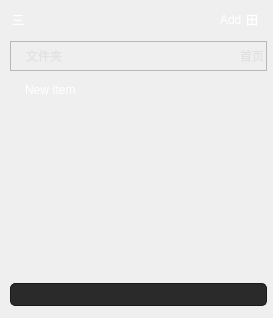
  <widget class="QDockWidget" name="dockWidget">
   <property name="enabled">
    <bool>true</bool>
   </property>
   <property name="sizePolicy">
    <sizepolicy hsizetype="MinimumExpanding" vsizetype="MinimumExpanding">
     <horstretch>0</horstretch>
     <verstretch>0</verstretch>
    </sizepolicy>
   </property>
   <property name="floating">
    <bool>false</bool>
   </property>
   <property name="features">
    <set>QDockWidget::AllDockWidgetFeatures</set>
   </property>
   <property name="allowedAreas">
    <set>Qt::NoDockWidgetArea</set>
   </property>
   <property name="windowTitle">
    <string/>
   </property>
   <attribute name="dockWidgetArea">
    <number>1</number>
   </attribute>
   <widget class="QWidget" name="dockWidgetContents">
    <property name="sizePolicy">
     <sizepolicy hsizetype="Expanding" vsizetype="Expanding">
      <horstretch>0</horstretch>
      <verstretch>0</verstretch>
     </sizepolicy>
    </property>
    <layout class="QVBoxLayout" name="verticalLayout_5">
     <property name="spacing">
      <number>0</number>
     </property>
     <property name="leftMargin">
      <number>0</number>
     </property>
     <property name="topMargin">
      <number>0</number>
     </property>
     <property name="rightMargin">
      <number>0</number>
     </property>
     <property name="bottomMargin">
      <number>0</number>
     </property>
     <item>
      <widget class="QFrame" name="frame">
       <property name="sizePolicy">
        <sizepolicy hsizetype="Expanding" vsizetype="Expanding">
         <horstretch>0</horstretch>
         <verstretch>0</verstretch>
        </sizepolicy>
       </property>
       <layout class="QVBoxLayout" name="verticalLayout" stretch="0,0,1,0,0">
        <property name="spacing">
         <number>10</number>
        </property>
        <property name="leftMargin">
         <number>10</number>
        </property>
        <property name="topMargin">
         <number>8</number>
        </property>
        <property name="rightMargin">
         <number>6</number>
        </property>
        <property name="bottomMargin">
         <number>8</number>
        </property>
        <item>
         <layout class="QHBoxLayout" name="horizontalLayout_10">
          <property name="spacing">
           <number>0</number>
          </property>
          <property name="leftMargin">
           <number>0</number>
          </property>
          <property name="rightMargin">
           <number>0</number>
          </property>
          <item>
           <widget class="QPushButton" name="Btn_Menu">
            <property name="enabled">
             <bool>true</bool>
            </property>
            <property name="minimumSize">
             <size>
              <width>23</width>
              <height>23</height>
             </size>
            </property>
            <property name="styleSheet">
             <string notr="true">QPushButton {
    background-color:transparent;
	color: rgb(255, 255, 255);
    border-width: 0px;
    border-radius: 3px;
    border-color: beige;
    padding: 2px;
	text-align:left
}
QPushButton:hover {
    background-color: rgb(150, 150, 150);
}
QPushButton:pressed {
    background-color:  rgb(210, 210, 210);
    border-style: inset;
}</string>
            </property>
            <property name="text">
             <string>三</string>
            </property>
           </widget>
          </item>
          <item>
           <spacer name="horizontalSpacer_6">
            <property name="orientation">
             <enum>Qt::Horizontal</enum>
            </property>
            <property name="sizeHint" stdset="0">
             <size>
              <width>0</width>
              <height>0</height>
             </size>
            </property>
           </spacer>
          </item>
          <item>
           <widget class="QPushButton" name="Btn_Add">
            <property name="minimumSize">
             <size>
              <width>23</width>
              <height>23</height>
             </size>
            </property>
            <property name="styleSheet">
             <string notr="true">QPushButton {
    background-color:transparent;
	color: rgb(255, 255, 255);
    border-width: 0px;
    border-radius: 3px;
    border-color: beige;
    padding: 2px;
	text-align:left
}
QPushButton:hover {
    background-color: rgb(150, 150, 150);
}
QPushButton:pressed {
    background-color:  rgb(210, 210, 210);
    border-style: inset;
}</string>
            </property>
            <property name="text">
             <string>Add</string>
            </property>
           </widget>
          </item>
          <item>
           <widget class="QPushButton" name="Btn_Expand">
            <property name="minimumSize">
             <size>
              <width>23</width>
              <height>23</height>
             </size>
            </property>
            <property name="styleSheet">
             <string notr="true">QPushButton {
    background-color:transparent;
	color: rgb(255, 255, 255);
    border-width: 0px;
    border-radius: 3px;
    border-color: beige;
    padding: 2px;
	text-align:left
}
QPushButton:hover {
    background-color: rgb(150, 150, 150);
}
QPushButton:pressed {
    background-color:  rgb(210, 210, 210);
    border-style: inset;
}</string>
            </property>
            <property name="text">
             <string>田</string>
            </property>
           </widget>
          </item>
         </layout>
        </item>
        <item>
         <widget class="QFrame" name="frame_8">
          <property name="styleSheet">
           <string notr="true"/>
          </property>
          <property name="frameShape">
           <enum>QFrame::StyledPanel</enum>
          </property>
          <property name="frameShadow">
           <enum>QFrame::Raised</enum>
          </property>
          <layout class="QVBoxLayout" name="verticalLayout_15">
           <property name="spacing">
            <number>0</number>
           </property>
           <property name="leftMargin">
            <number>0</number>
           </property>
           <property name="topMargin">
            <number>0</number>
           </property>
           <property name="rightMargin">
            <number>0</number>
           </property>
           <property name="bottomMargin">
            <number>0</number>
           </property>
           <item>
            <layout class="QHBoxLayout" name="horizontalLayout_12">
             <property name="leftMargin">
              <number>10</number>
             </property>
             <item>
              <widget class="QLabel" name="Lbl_Folder">
               <property name="minimumSize">
                <size>
                 <width>28</width>
                 <height>28</height>
                </size>
               </property>
               <property name="styleSheet">
                <string notr="true">QLabel{
    background-color:transparent;
	color:rgb(225, 225, 225);
    border-width: 0px;
    border-radius: 3px;
    border-color: beige;
    padding: 2px;
	text-align:left
}
</string>
               </property>
               <property name="text">
                <string>文件夹</string>
               </property>
              </widget>
             </item>
             <item>
              <spacer name="horizontalSpacer_3">
               <property name="orientation">
                <enum>Qt::Horizontal</enum>
               </property>
               <property name="sizeHint" stdset="0">
                <size>
                 <width>0</width>
                 <height>0</height>
                </size>
               </property>
              </spacer>
             </item>
             <item>
              <widget class="QPushButton" name="Btn_HomePagge">
               <property name="minimumSize">
                <size>
                 <width>23</width>
                 <height>23</height>
                </size>
               </property>
               <property name="styleSheet">
                <string notr="true">QPushButton {
    background-color:transparent;
	color: rgb(225, 225, 225);
    border-style: outset;
    border-width: 0px;
    border-radius: 3px;
    border-color: beige;
    padding: 2px;
	text-align:left
}
QPushButton:hover {
    background-color: rgb(150, 150, 150);
}
QPushButton:pressed {
    background-color:  rgb(210, 210, 210);
    border-style: inset;
}

</string>
               </property>
               <property name="text">
                <string>首页</string>
               </property>
              </widget>
             </item>
            </layout>
           </item>
          </layout>
         </widget>
        </item>
        <item>
         <layout class="QVBoxLayout" name="verticalLayout_17">
          <property name="spacing">
           <number>0</number>
          </property>
          <item>
           <widget class="QTreeWidget" name="treeWidget_2">
            <property name="sizePolicy">
             <sizepolicy hsizetype="Minimum" vsizetype="Minimum">
              <horstretch>0</horstretch>
              <verstretch>0</verstretch>
             </sizepolicy>
            </property>
            <property name="styleSheet">
             <string notr="true">QTreeWidget
{
background-color: transparent;
color:rgb(255, 255, 255);
border: 0px solid rgb(17, 17, 17);
}    
QTreeWidget::item {
    background-color:transparent;
	color: rgb(255, 255, 255);
    border-width: 0px;
    border-radius: 3px;
    border-color: beige;
    padding: 2px;
	text-align:left
}
QTreeWidget::item:hover {
    background-color: rgb(52, 95, 251);
}
QTreeWidget::item:pressed {
    background-color: rgb(10, 50, 205);
    border-style: inset;
}


QTreeWidget::item:selected {
    background-color: rgb(52, 95, 251);
    border-style: inset;
}

QTreeView::branch {background: transparent;}
QTreeView::branch:adjoins-item {border-image: url(branch-more.png) 0;}
QTreeView::branch:!adjoins-item {border-image: url(vline.png) 0;}</string>
            </property>
            <property name="verticalScrollBarPolicy">
             <enum>Qt::ScrollBarAlwaysOff</enum>
            </property>
            <property name="horizontalScrollBarPolicy">
             <enum>Qt::ScrollBarAlwaysOff</enum>
            </property>
            <property name="indentation">
             <number>10</number>
            </property>
            <property name="rootIsDecorated">
             <bool>true</bool>
            </property>
            <property name="sortingEnabled">
             <bool>false</bool>
            </property>
            <property name="wordWrap">
             <bool>false</bool>
            </property>
            <property name="headerHidden">
             <bool>true</bool>
            </property>
            <attribute name="headerVisible">
             <bool>false</bool>
            </attribute>
            <attribute name="headerCascadingSectionResizes">
             <bool>false</bool>
            </attribute>
            <column>
             <property name="text">
              <string>New Column</string>
             </property>
            </column>
            <item>
             <property name="text">
              <string>New Item</string>
             </property>
            </item>
           </widget>
          </item>
         </layout>
        </item>
        <item>
         <layout class="QVBoxLayout" name="verticalLayout_3">
          <property name="spacing">
           <number>0</number>
          </property>
          <property name="leftMargin">
           <number>0</number>
          </property>
          <property name="rightMargin">
           <number>0</number>
          </property>
          <item>
           <widget class="QLineEdit" name="lineEdit_Search">
            <property name="minimumSize">
             <size>
              <width>23</width>
              <height>23</height>
             </size>
            </property>
            <property name="styleSheet">
             <string notr="true">QLineEdit{
background-color:rgb(42, 42, 42);
color:rgb(255, 255, 255);
border-radius: 5px; 
border: 1px solid rgb(25, 25, 25);
padding: 2px;
}
</string>
            </property>
           </widget>
          </item>
         </layout>
        </item>
        <item>
         <spacer name="horizontalSpacer_7">
          <property name="orientation">
           <enum>Qt::Horizontal</enum>
          </property>
          <property name="sizeHint" stdset="0">
           <size>
            <width>257</width>
            <height>4</height>
           </size>
          </property>
         </spacer>
        </item>
       </layout>
      </widget>
     </item>
    </layout>
   </widget>
  </widget>
